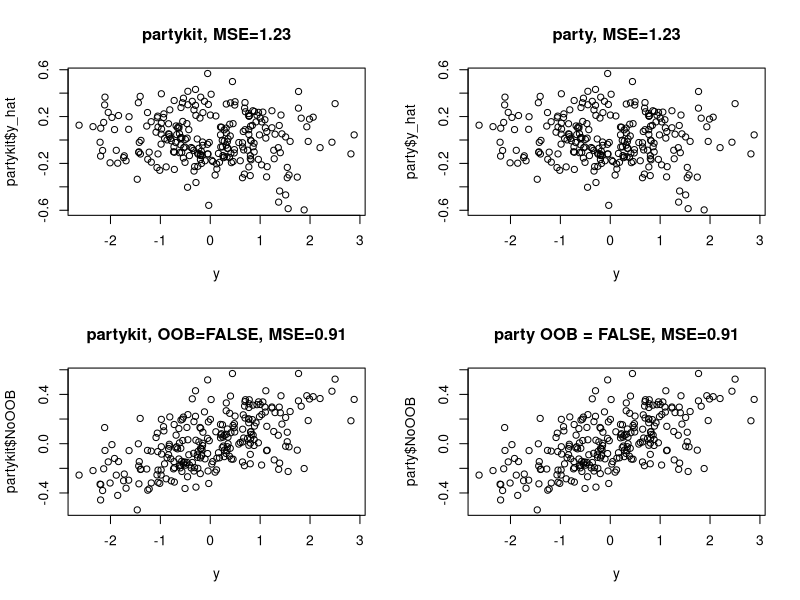

Reproduce this figure in R.


library("mvtnorm")
library("party")
library("partykit")

set.seed(29)

#settings
N <- 253 
p <- 3
ntree<-50 #is higher in the original analysis but effect stays the same

#generate noise data
x <- rmvnorm(n=N,mean=rep(0,p),diag(rep(1,p)))
y <- rnorm(n=N)#, mean = c(0, 4)[(x[,1] > 0) + 1])
myData <- data.frame(y,x)

layout(matrix(1:4, nrow = 2))

partykit <- c()
partykit$model <- partykit::cforest(y ~ ., data=myData,trace=TRUE,ntree=ntree, mtry = 3,
    control = partykit::ctree_control(teststat = "quad",  
                            testtype = "Univ", mincriterion = 0, minsplit = 10,minbucket = 10))
partykit$y_hat <- predict(partykit$model, OOB=TRUE)
plot(y,partykit$y_hat) #does not look reansonable
c2 <- mean((y-partykit$y_hat)^2)
title(paste0('partykit, MSE=',round(c2, digits = 2)))

#maybe OOB argument is just ignored?
partykit$NoOOB <- predict(partykit$model, OOB=FALSE)
plot(y,partykit$NoOOB) 
c3 <- mean((y-partykit$NoOOB)^2)
title(paste0('partykit, OOB=FALSE, MSE=',round(c3, digits = 2))) 

w <- do.call("cbind", partykit$model$weights)


mycontrols <- party::cforest_unbiased(trace=TRUE,ntree=ntree,minsplit = 10,minbucket =
10, mtry = 3)
party <- c()
party$model <- party::cforest(y ~ .,controls=mycontrols,data=myData, weights = w)
pT <- do.call("cbind", party$model@prediction_weights(OOB = TRUE))



party$y_hat <- predict(party$model, OOB=TRUE)
plot(y,party$y_hat) #looks reasonable to me. high bias towards 0, no correlation 
c1 <- mean((y - party$y_hat)^2)
title(paste0('party, MSE=',round(c1, digits = 2)))
party$NoOOB <- predict(party$model, OOB = FALSE)
plot(y, party$NoOOB)
c1 <- mean((y - party$NoOOB)^2)
title(paste0('party OOB = FALSE, MSE=',round(c1, digits = 2)))

party::prettytree(party$model@ensemble[[10]])

partykit$model$nodes[[10]]

pT <- do.call("cbind", party$model@prediction_weights(OOB = TRUE))
pF <- do.call("cbind", party$model@prediction_weights(OOB = FALSE))

pkT <- predict(partykit$model, OOB = TRUE, type = "weights")
pkF <- predict(partykit$model, OOB = FALSE, type = "weights")

max(abs(pF - pkF))

max(abs(pT - pkT))

max(abs(party$y_hat - partykit$y_hat))
max(abs(party$NoOOB - partykit$NoOOB))
